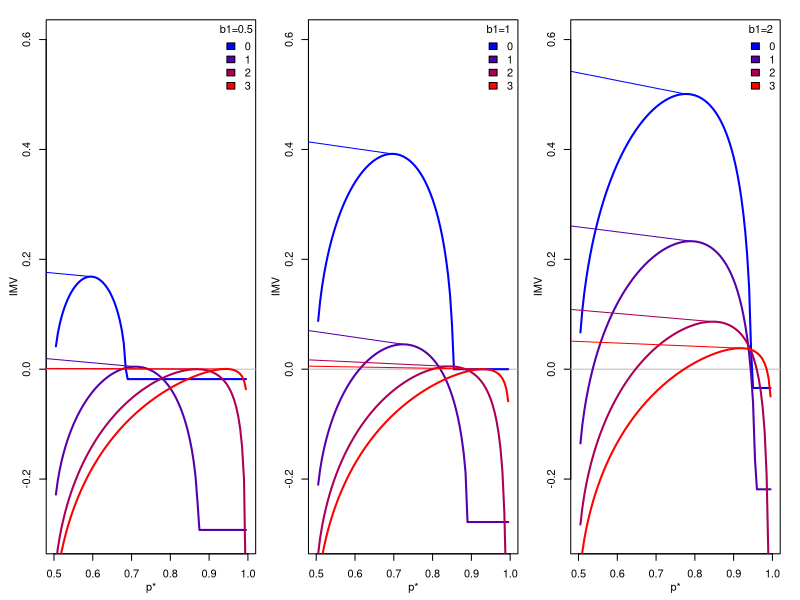

Write the R code that produced this figure.
set.seed(1234)

imv<-function(y,p1,p2) {
    ##
    ll<-function(x,p) {
        z<-log(p)*x+log(1-p)*(1-x)
        z<-sum(z)/length(x)
        exp(z)
    }    
    loglik1<-ll(y,p1)
    loglik2<-ll(y,p2)
    getcoins<-function(a) {
        f<-function(p,a) abs(p*log(p)+(1-p)*log(1-p)-log(a))
        nlminb(.5,f,lower=0.001,upper=.999,a=a)$par
    }
    c1<-getcoins(loglik1)
    c2<-getcoins(loglik2)
    ew<-function(p1,p0) (p1-p0)/p0
    imv<-ew(c2,c1)
    imv
}

ff<-function(b,b0) {
    ##example
    x<-rnorm(1000)
    p<-1/(1+exp(-1*(b0+b*x)))
    y<-rbinom(length(x),1,p)
    df<-data.frame(x=x,y=y)
    m<-glm(y~x,df,family="binomial")
    ##to use the imv function, i need: 1. y=observed outcomes, p1=expected prevalence for new outcomes, p2=predicted probabiity for new outcomes. 
    p1<-mean(y) #sjoerd, you'll need to be careful here as i think this is the sticky part for your case
    ##i'm now going to create new outcomes
    x<-rnorm(1000)
    p<-1/(1+exp(-1*(b0+b*x)))
    y<-rbinom(length(x),1,p)
    p2<-predict(m,data.frame(x=x),type="response")
    imv0<-imv(y,p1,p2)
    z<-list()
    eps<-.005
    for (p in seq(.5+eps,1-eps,by=eps)) {
        p2a<-ifelse(p2>.5,p,1-p)
        z[[as.character(p)]]<-c(p,imv(y,p1,p2a))
    }
    z<-do.call("rbind",z)
    list(imv0,z)
}
L<-list()

par(mfrow=c(1,3),mgp=c(2,1,0),mar=c(3,3,1,1),oma=rep(.5,4))
b0vals<-c(0,1,2,3)
cols<-colorRampPalette(c("blue", "red"))( length(b0vals) ) ## (n)
for (b in c(.5,1,2)) {
    plot(NULL,xlim=c(.5,1),ylim=c(-.3,.6),xlab='p*',ylab="IMV")
    abline(h=0,col='gray')
    legend("topright",bty='n',title=paste("b1=",b,sep=''),fill=cols,legend=b0vals)
    for (i in 1:length(b0vals)) {
        b0<-b0vals[i]
        L<-ff(b,b0)
        z<-L[[2]]
        ii<-which.max(z[,2])
        lines(z,lwd=2,col=cols[i])
        arrows(z[ii,1],z[ii,2],0,L[[1]],col=cols[i])
    }
}
